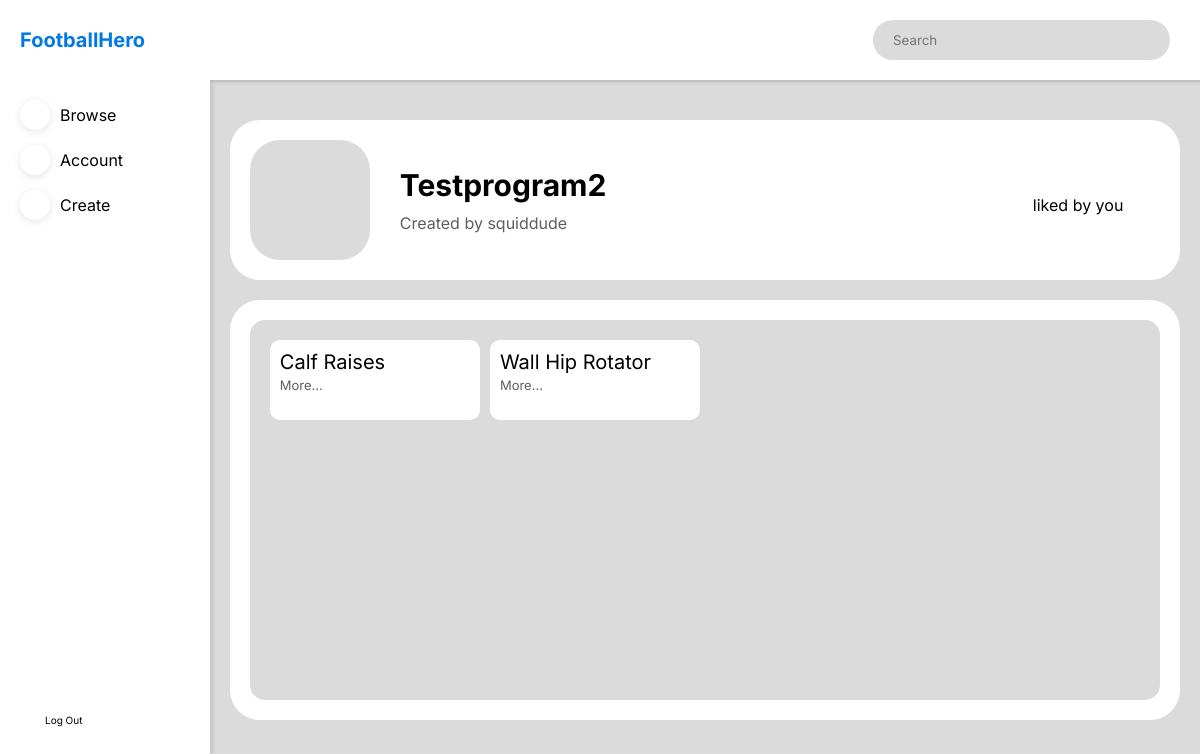
The page /program/3 (signed in) on the database as committed earlier.
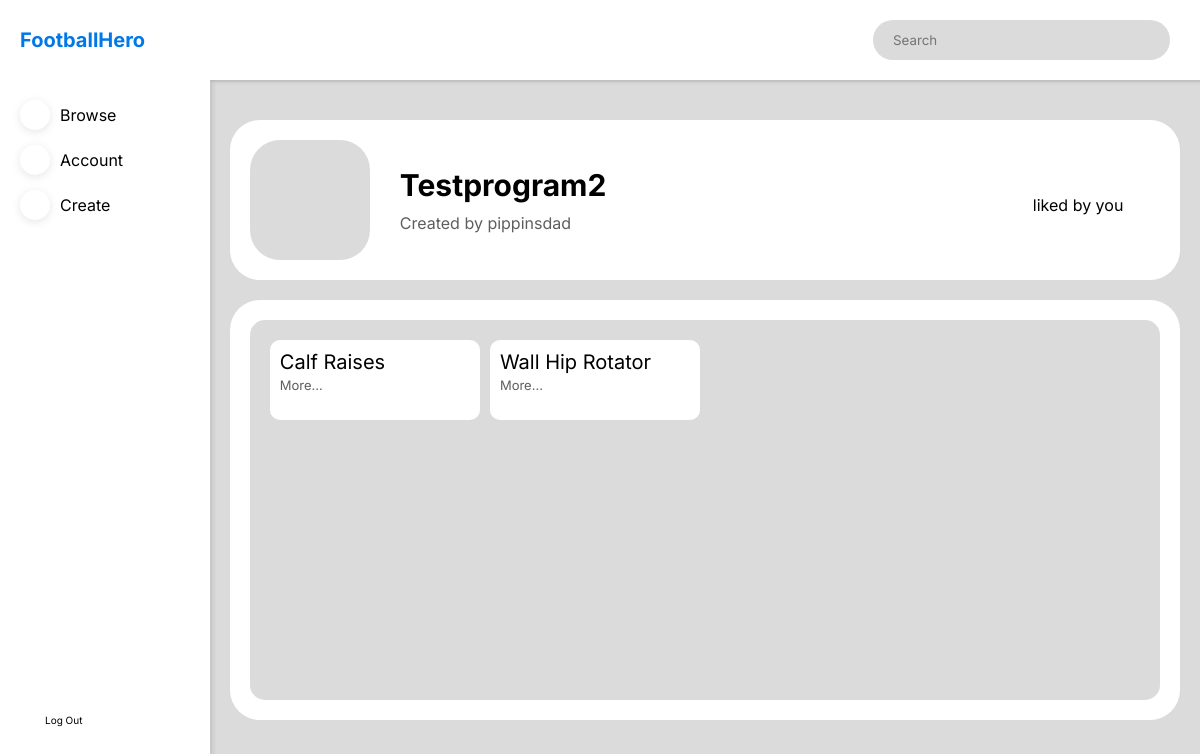
The same page on the database as committed later.
### website/models.py (models this page shows)
class Program(db.Model):
    id = db.Column(db.Integer, primary_key=True)
    name = db.Column(db.String(150), nullable=False)
    user_id = db.Column(db.Integer, db.ForeignKey('user.id'), nullable=False)
    description = db.Column(db.String(3000))
    exercises = db.relationship(
        'Exercise',
        secondary=ExerciseProgram,
        backref='exercises'
    )

class User(db.Model, UserMixin):
    id = db.Column(db.Integer, primary_key=True)
    username = db.Column(db.String(150), unique=True, nullable=False)
    email = db.Column(db.String(150), unique=True)
    password = db.Column(db.String(200))
    verified = db.Column(db.Boolean, default=False)
    programs = db.relationship('Program')
    favorites = db.relationship(
        'Program',
        secondary=FavoriteProgram,
        backref=db.backref('favoriteprograms'),
        lazy='dynamic'
    )

class Exercise(db.Model):
    id = db.Column(db.Integer, primary_key=True)
    name = db.Column(db.String(150), nullable=False)
    type_id = db.Column(db.Integer, db.ForeignKey('type.id'), nullable=False)
    Instructions = db.Column(db.String(1000))

### website/dashboard.py (the view)
@dashboard.route('/program/<int:id>')
@login_required
def program(id):
    program_info = db.session\
        .query(
            Program.id,
            Program.name,
            Program.description,
            User.username
        )\
        .join(User)\
        .filter(Program.id == id)\
        .first()
    if not program_info:
        abort(404)
    exercises = Program.query.filter(Program.id == id).first().exercises
    user_id = current_user.id
    user_like = db.session\
        .query(FavoriteProgram)\
        .filter(
            (FavoriteProgram.columns.user_id == int(user_id)) &
            (FavoriteProgram.columns.program_id == int(id))
        )\
        .first()
    if user_like:
        liked_by_user = True
    else:
        liked_by_user = False
    likes = db.session.query(FavoriteProgram).filter(
        (FavoriteProgram.columns.program_id == int(id))).count()
    return render_template(
        'program.html',
        username=current_user.username,
        program_info=program_info,
        exercises=exercises,
        liked_by_user=liked_by_user,
        likes=likes
    )

### website/templates/program.html (shortened to what this page needs)
{% extends 'dashboard_template.html' %}
{% block content %}
<div class="dashboard-body-element dashboard-body-first dashboard-body-program-first">
    <div class="dashboard-body-icon dashboard-body-tag">
        <span class="iconify" data-icon="akar-icons:folder"></span>
    </div>
    <div class='dashboard-program-info-wrapper'>
        <div class="dashboard-body-tag dashboard-body-tag-info">
            <p>{{program_info[1] | capitalize}}</p>
            {% if program_info[3] == username %}
            <p>Created by You</p>
            <div class="dashboard-program-info-settings">
                <span class="iconify" data-icon="carbon:settings"></span>
                <a id='dashboard-program-info-settings-copylink'>copy link</a>
                <a id='dashboard-program-info-settings-deletepost'> delete</a>
            </div>
            {% else %}
            <p>Created by {{program_info[3]}} </p>
            {% endif %}
        </div>
        <div class="dashboard-body-tag dashboard-program-actions-wrapper">
            <div class="dashboard-program-actions dashboard-program-actions-likes">
                {% if liked_by_user == True %}
                {% if likes > 1 %}
                <p id='dashboard-program-actions-like-text'>Liked by you and {{likes - 1}} others</p>
                {% else %}
                <p id='dashboard-program-actions-like-text'>liked by you</p>
                {% endif %}
                {% endif %}
            </div>
        </div>
    </div>
</div>
<div class="dashboard-body-element dashboard-program-exercises-wrapper">
    <div class="dashboard-program-exercises">
        {% for exercise in exercises%}
        <div class="dashboard-program-exercise">
            <p class="dashboard-create-modal-exercisesbody-title">{{exercise.name}}</p>
            <a class="dashboard-create-modal-exercisesbody-link"
                onclick="location.href='/exercise/{{exercise.id}}';">more...</a>
        </div>
        {% endfor %}
    </div>
</div>
{% endblock %}

### website/templates/dashboard_template.html (shortened to what this page needs)
<!DOCTYPE html>
<html lang="en">
<head>
    <link rel="stylesheet" href="{{ url_for('static', filename = 'styles.css') }}" />
</head>
<body>
    <div class="dashboard-wrapper">
        <div class="dashboard-navtop">
            <form class="dashboard-navsearch" id='dashboard-navsearch' action="/browse" method="post">
                <input type="text" placeholder="Search" name='nav_query' id='nav_query' />
            </form>
        </div>
        <div class="dashboard-nav-sticky dashboard-navleft" id="dashboard-navleft">
            <div class="dashboard-navlogo">
                <p>FootballHero</p>
            </div>
            <ul class="dashboard-navnavigation">
                <li>
                    <div id='dashboard-nav-browse' class="dashboard-nav-navelement"
                        onclick="location.href = '/browse';">
                        <div id='dashboard-nav-browse-icn' class="dashboard-nav-navelement-icn">
                        </div>
                        <p>Browse</p>
                    </div>
                </li>
                <li>
                    <div id='dashboard-nav-account' class="dashboard-nav-navelement"
                        onclick="location.href = '/account/{{current_user.username}}';">
                        <div id='dashboard-nav-account-icn' class="dashboard-nav-navelement-icn">
                        </div>
                        <p>Account</p>
                    </div>
                </li>
                <li>
                    <div id='dashboard-nav-create' class="dashboard-nav-navelement"
                        onclick="location.href = '/create';">
                        <div id='dashboard-nav-create-icn' class="dashboard-nav-navelement-icn">
                        </div>
                        <p>Create</p>
                    </div>
                </li>
            </ul>
            <a class="dashboard-navlogout" href="/signout">
                <span class="iconify" data-icon="ooui:log-out-ltr"></span> Log Out</a>
        </div>
        <div class="dashboard-body">{% block content %} {% endblock %}</div>
    </div>
</body>
</html>

### website/static/styles.css (style rules this page uses)
* { padding: 0; margin: 0; box-sizing: border-box; font-family: "Inter", "Poppins"; }
:root { --main-color: #0078e7; --secondary-color: #dbdbdb; --background-colour: #ffffff; --text-color-1: #000000; --text-color-2: #5e5e5e; --text-color-3: #ffffff; }
html { scroll-behavior: smooth; }
.dashboard-wrapper { display: grid; grid-template: "lefthead tophead" "lefthead body"; grid-template-columns: max(200px, 17.5%) auto; grid-template-rows: max(80px, 10%) auto; height: 100vh; width: 100vw; }
.dashboard-navtop { grid-area: tophead; position: sticky; top: 0; background-color: var(--background-colour); display: flex; align-items: center; -webkit-box-shadow: 0 2px rgba(0, 0, 0, 0.05); -moz-box-shadow: 0 2px rgba(0, 0, 0, 0.05); box-shadow: 0 2px rgba(0, 0, 0, 0.05); z-index: 2; }
.dashboard-navsearch { margin-right: 30px; margin-left: auto; background-color: var(--secondary-color); display: flex; align-items: center; justify-content: space-between; height: 40px; width: 30%; border-radius: 20px; }
.dashboard-navsearch input { background-color: rgba(0, 0, 0, 0); border: none; width: 80%; margin-left: 20px; }
.dashboard-body { grid-area: body; background-color: var(--secondary-color); box-shadow: inset 3px 2px 4px rgba(0, 0, 0, 0.1); height: auto; width: 100%; padding-bottom: 20px; }
.dashboard-navleft { grid-area: lefthead; position: fixed; top: 0; background-color: var(--background-colour); height: 100%; display: grid; grid-template-rows: 10% 70% auto; width: max(200px, 17.5%); z-index: 1; }
.dashboard-navlogo { grid-row: 1; font-size: 20px; color: var(--main-color); display: flex; align-items: center; margin-left: 20px; font-weight: bold; }
.dashboard-navnavigation { grid-row: 2; list-style: none; margin-left: 20px; margin-top: 20px; }
.dashboard-nav-navelement { display: flex; align-items: center; margin-bottom: 15px; }
.dashboard-nav-navelement-icn { border-radius: 50%; background-color: var(--background-colour); filter: drop-shadow(0px 2px 4px rgba(0, 0, 0, 0.1)); height: 30px; width: 30px; display: flex; justify-content: center; align-items: center; margin-right: 10px; color: var(--main-color); }
.dashboard-navlogout { grid-row: 3; bottom: 0; font-size: 10px; text-decoration: none; color: var(--text-color-1); display: flex; align-items: center; margin-left: 20px; }
.dashboard-navlogout .iconify { width: 20px; height: 20px; margin-right: 5px; }
.dashboard-body-first { margin-top: 40px; }
.dashboard-body-icon { height: 120px; width: 120px; background-color: var(--secondary-color); border-radius: 30px; display: flex; align-items: center; justify-content: center; }
.dashboard-body-icon .iconify { width: 60%; height: 60%; color: var(--text-color-2); }
.dashboard-body-tag p:first-child { margin-bottom: 10px; }
.dashboard-body-element { width: 96%; margin-left: auto; margin-right: auto; background-color: var(--background-colour); padding: 20px; border-radius: 30px; }
.dashboard-body-tag-info p:not(:first-child) { color: var(--text-color-2); }
.dashboard-create-modal-exercisesbody-title { font-size: 20px; }
.dashboard-create-modal-exercisesbody-link { color: var(--text-color-2); font-size: 13px; }
.dashboard-body-tag-info p:first-child { font-size: 30px; font-weight: bold; }
.dashboard-body-program-first { display: flex; align-items: center; }
.dashboard-program-info-wrapper { display: flex; align-items: center; justify-content: space-between; width: 80%; margin-left: 30px; height: 120px; }
.dashboard-program-actions-wrapper { display: flex; gap: 5%; }
.dashboard-program-actions { display: flex; flex-direction: column; align-items: center; gap: 10px; width: 100px; height: 100%; text-align: center; }
.dashboard-program-exercises-wrapper { margin-top: 20px; height: 60%; min-height: 400px; }
.dashboard-program-exercises { height: 100%; width: 100%; border-radius: 15px; padding: 20px; background-color: var(--secondary-color); display: grid; grid-template-columns: 1fr 1fr 1fr 1fr; grid-template-rows: auto; grid-row-gap: 10px; grid-column-gap: 10px; grid-template-rows: repeat(auto-fill, 80px); overflow: scroll; }
.dashboard-program-exercise { background-color: var(--background-colour); height: 80px; width: 100%; padding: 10px; border-radius: 10px; text-transform: capitalize; }

Rows that differ between the two databases and show on the page:
removed User: username "squiddude"
now on this page (row unchanged): User: username "pippinsdad"
